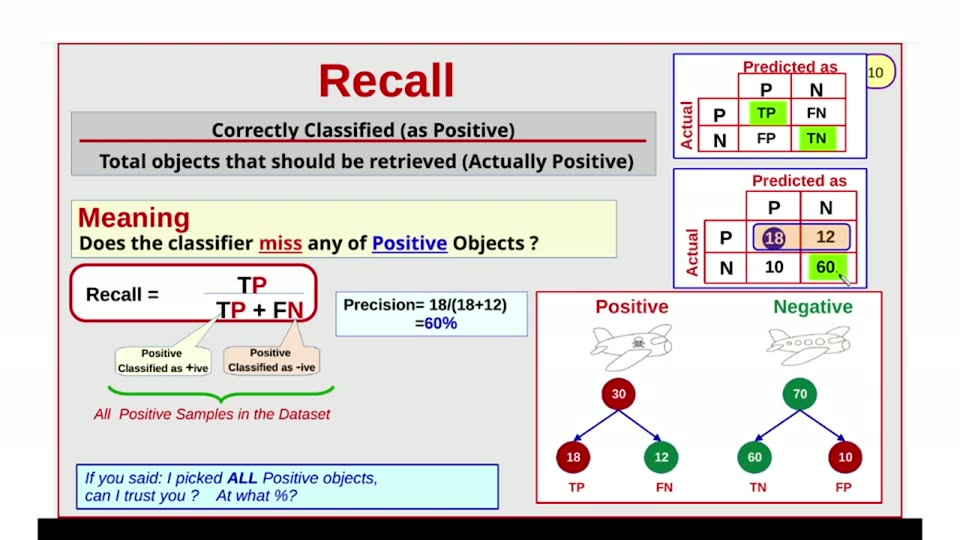
#> input picture videos/machine-learning/08_performance_measure/unique_slides/slide_010.jpg, 960 x 540 px, found by its file name
$ python crops010.py
#> lines starting #> are read from the running program, lines starting #| are printed output that depends on the picture
from PIL import Image
NS = '/home/codespace/ai_llm_slides/videos/machine-learning/08_performance_measure'
im = Image.open(NS + '/unique_slides/slide_010.jpg').convert('RGB')
#> im is the input picture: PIL image 960x540 RGB; mean R, G, B 217.6, 214.5, 211.8
im.crop((60, 255, 660, 385)).resize((1800, 390), Image.Resampling.LANCZOS).save('/tmp/s10_formula_crop.png')
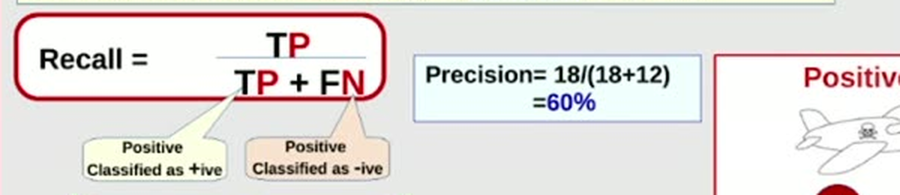
#> saved as s10_formula_crop.png: PIL image 1800x390 RGB (shown at 1/2 size); mean R, G, B 227.6, 223.3, 221.3
im.crop((530, 285, 900, 515)).resize((1110, 690), Image.Resampling.LANCZOS).save('/tmp/s10_tree_crop.png')
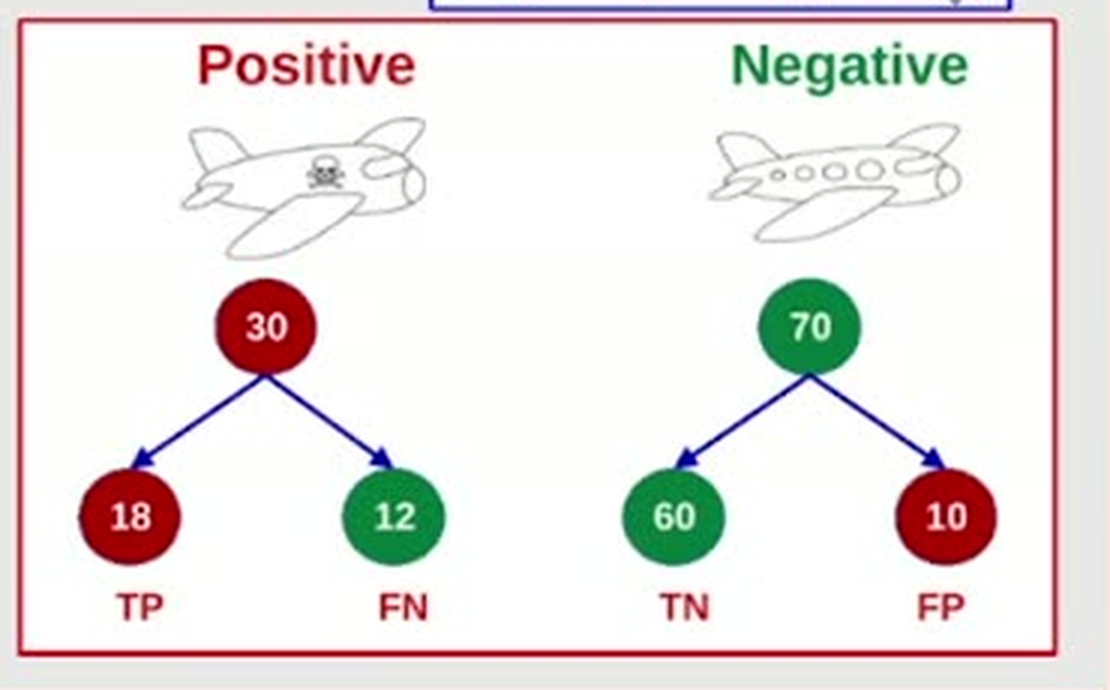
#> saved as s10_tree_crop.png: PIL image 1110x690 RGB; mean R, G, B 233.9, 229.1, 227.6
im.crop((660, 40, 900, 300)).resize((960, 1040), Image.Resampling.LANCZOS).save('/tmp/s10_matrix_crop.png')
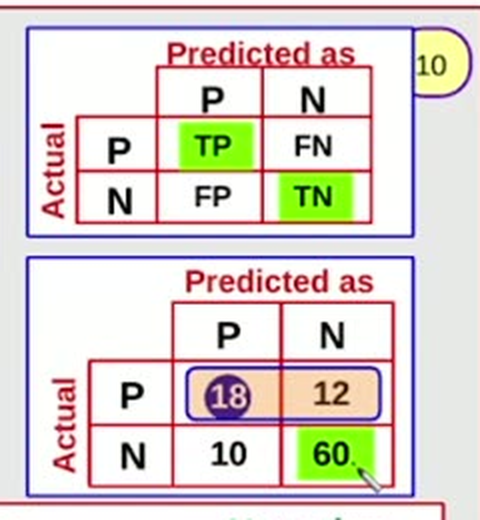
#> saved as s10_matrix_crop.png: PIL image 960x1040 RGB (shown at 1/2 size); mean R, G, B 220.6, 212.5, 207.4
print('saved')

$ run again, with videos/machine-learning/08_performance_measure/unique_slides/slide_005.jpg copied over videos/machine-learning/08_performance_measure/unique_slides/slide_010.jpg
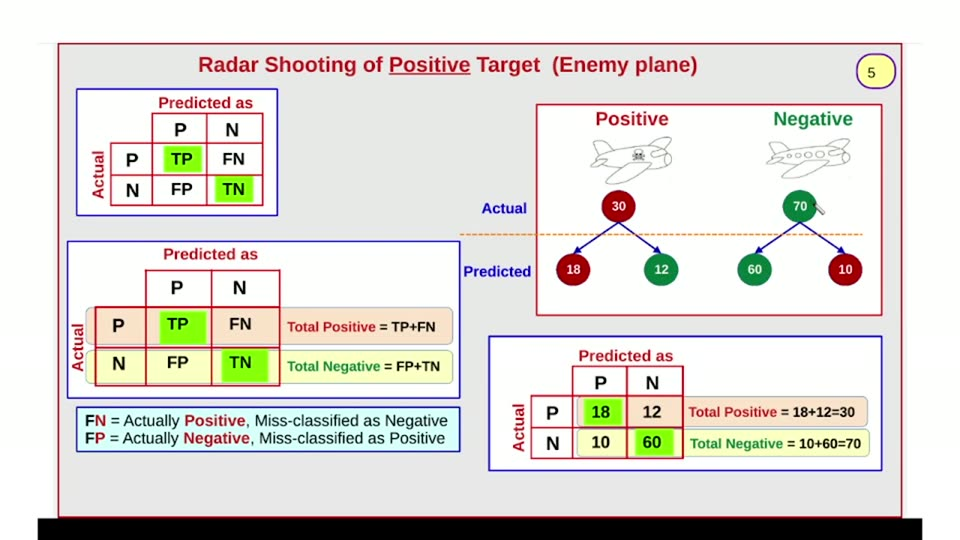
#> input picture videos/machine-learning/08_performance_measure/unique_slides/slide_005.jpg, 960 x 540 px, found by its file name
#> im is the input picture: PIL image 960x540 RGB; mean R, G, B 222.8, 219.9, 215.1
#> `im.crop((530, 285, 900, 515)).resize((1110, 690), Image.Resampling.LAN..`:
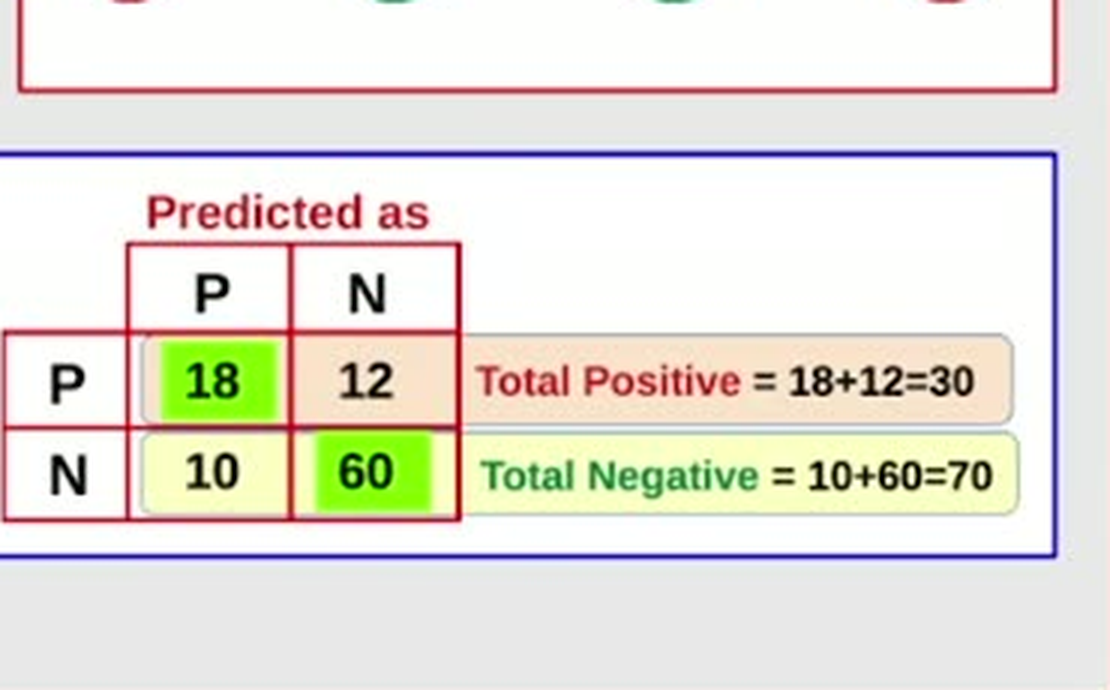
#> saved as s10_tree_crop.png: PIL image 1110x690 RGB; mean R, G, B 230.2, 226.9, 218.3
#> `im.crop((660, 40, 900, 300)).resize((960, 1040), Image.Resampling.LANC..`:
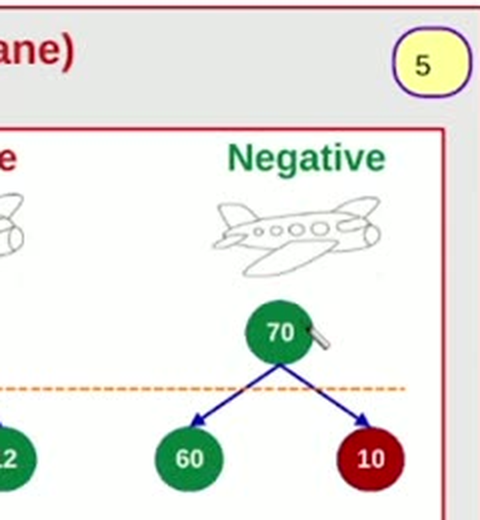
#> saved as s10_matrix_crop.png: PIL image 960x1040 RGB (shown at 1/2 size); mean R, G, B 231.9, 231.8, 226.8
